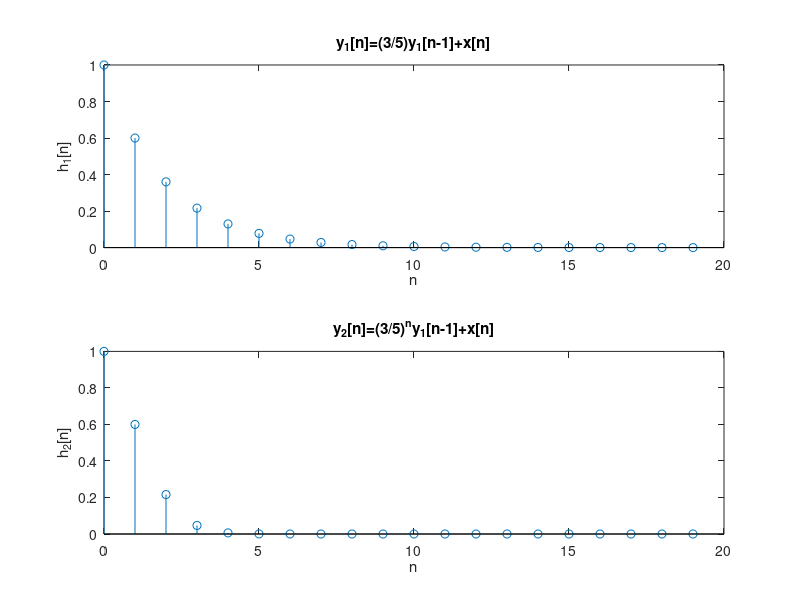
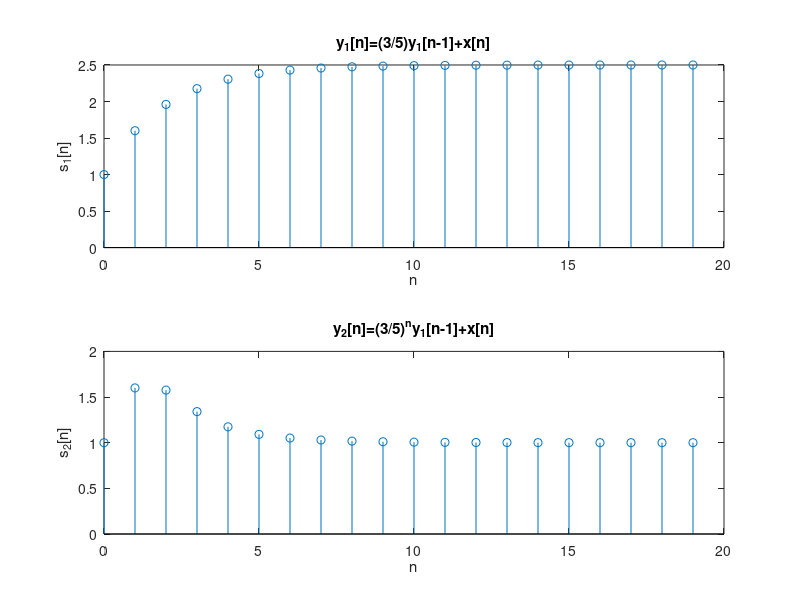
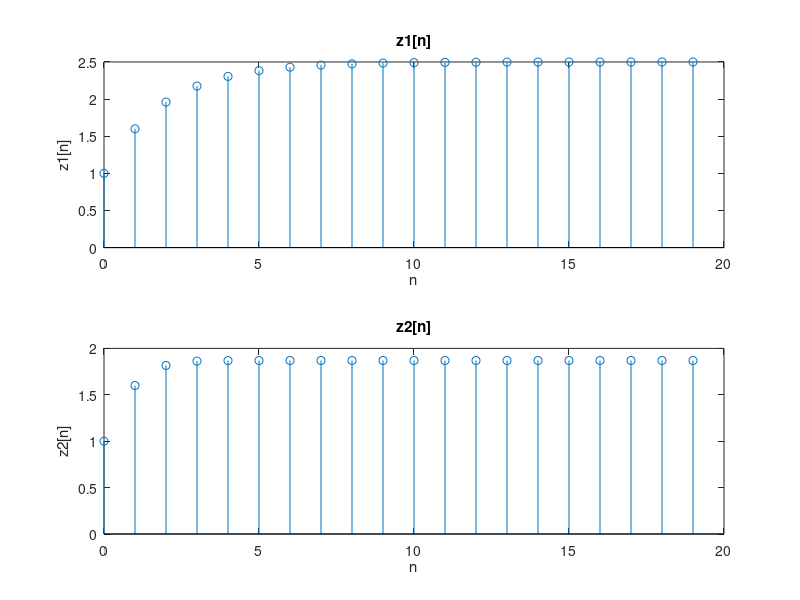
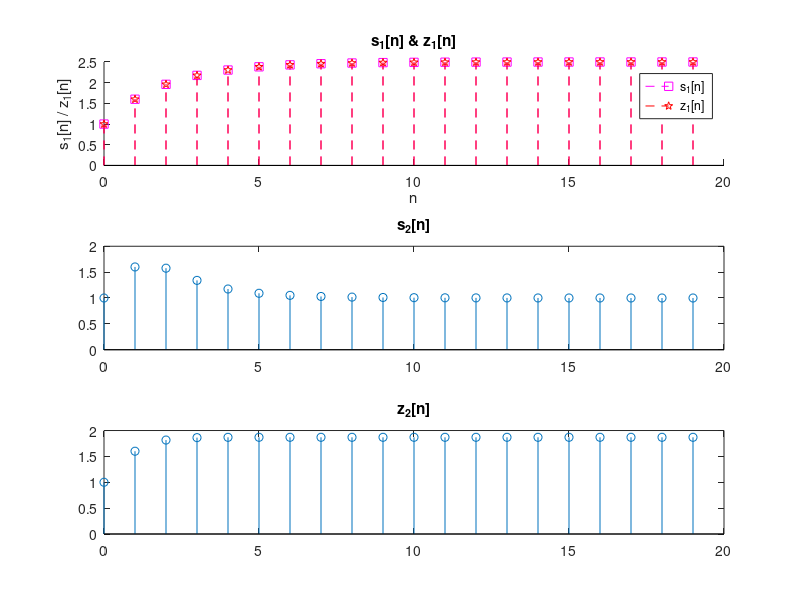

The MATLAB script that drew these images, in order:
% 2.5(d) -------------------------------

a = [1 -3/5];
b = 1;
x = [1 zeros(1,19)];


h1 = filter(b, a, x);
h2 = zeros(1,21);



nh = 0:19;

for i = 2:21
    h2(i) = ((3/5)^(i-2)) * h2(i-1) + x(i-1)
end

h2 = h2(2:end);

figure;
subplot(2, 1, 1);
stem(nh, h1);
title('y_1[n]=(3/5)y_1[n-1]+x[n]');
xlabel('n');
ylabel('h_1[n]');

subplot(2, 1, 2);
stem(nh, h2);
title('y_2[n]=(3/5)^ny_1[n-1]+x[n]');
xlabel('n');
ylabel('h_2[n]');

saveas(gcf, "plots/P2_5_d_out.png");

close;

% 2.5(e) -------------------------------
u = ones(1, 20);
s1 = filter(b, a, u);
s2 = zeros(1,21);

ns = 0:19;

for i = 2:21
    s2(i) = ((3/5)^(i-2)) * s2(i-1) + u(i-1)
end

s2 = s2(2:end);

figure;
subplot(2, 1, 1);
stem(ns, s1);
title('y_1[n]=(3/5)y_1[n-1]+x[n]');
xlabel('n');
ylabel('s_1[n]');

subplot(2, 1, 2);
stem(ns, s2);
title('y_2[n]=(3/5)^ny_1[n-1]+x[n]');
xlabel('n');
ylabel('s_2[n]');

saveas(gcf, "plots/P2_5_e_out.png");
close;

% 2.5(f) -------------------------------
z1 = conv(h1, u);
z1 = z1(1:20);
z2 = conv(h2, u);
z2 = z2(1:20);

nz = 0:19;
figure;
subplot(2, 1, 1);
stem(nz,z1);
title('z1[n]');
xlabel('n');
ylabel('z1[n]');

subplot(2, 1, 2);
stem(nz, z2);
title('z2[n]');
xlabel('n');
ylabel('z2[n]');

saveas(gcf, "plots/P2_5_f_out.png");
close;
% 2.5(g) -------------------------------

figure;
subplot(3, 1, 1);
hold on;
stem(nz, s1, 'm--s');
stem(nz, z1, 'r--p');
legend('s_1[n]', 'z_1[n]', 'Location', 'northeast');
title('s_1[n] & z_1[n]');
xlabel('n');
ylabel('s_1[n] / z_1[n]');

subplot(3, 1, 2);
stem(ns, s2);
title('s_2[n]');

subplot(3, 1, 3);
stem(nz, z2);
title('z_2[n]');

saveas(gcf, "plots/P2_5_g_out.png");
close;
